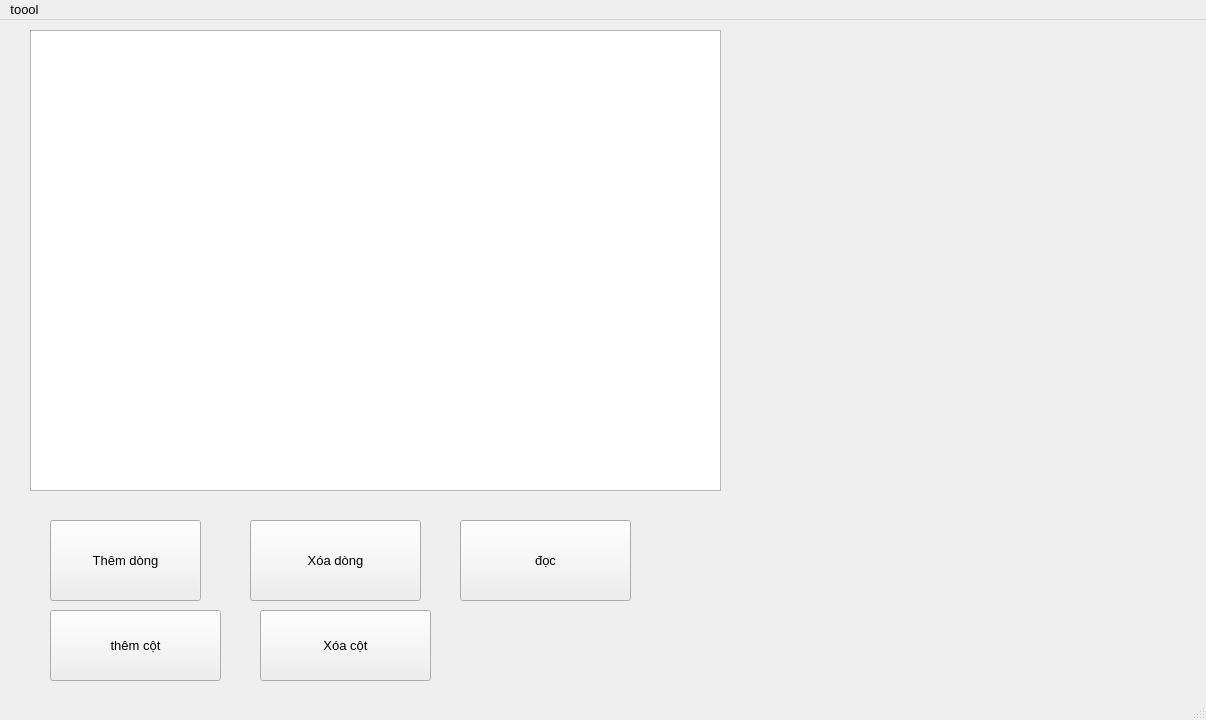
<?xml version="1.0" encoding="UTF-8"?>
<ui version="4.0">
 <class>MainWindow</class>
 <widget class="QMainWindow" name="MainWindow">
  <property name="geometry">
   <rect>
    <x>0</x>
    <y>0</y>
    <width>1206</width>
    <height>720</height>
   </rect>
  </property>
  <property name="font">
   <font>
    <pointsize>10</pointsize>
   </font>
  </property>
  <property name="windowTitle">
   <string>MainWindow</string>
  </property>
  <widget class="QWidget" name="centralwidget">
   <widget class="QTableWidget" name="tableWidget">
    <property name="geometry">
     <rect>
      <x>30</x>
      <y>10</y>
      <width>691</width>
      <height>461</height>
     </rect>
    </property>
   </widget>
   <widget class="QPushButton" name="button_themdong">
    <property name="geometry">
     <rect>
      <x>50</x>
      <y>500</y>
      <width>151</width>
      <height>81</height>
     </rect>
    </property>
    <property name="text">
     <string>Thêm dòng</string>
    </property>
   </widget>
   <widget class="QPushButton" name="button_xoadong">
    <property name="geometry">
     <rect>
      <x>250</x>
      <y>500</y>
      <width>171</width>
      <height>81</height>
     </rect>
    </property>
    <property name="text">
     <string>Xóa dòng</string>
    </property>
   </widget>
   <widget class="QPushButton" name="button_doc">
    <property name="geometry">
     <rect>
      <x>460</x>
      <y>500</y>
      <width>171</width>
      <height>81</height>
     </rect>
    </property>
    <property name="text">
     <string>đọc</string>
    </property>
   </widget>
   <widget class="QPushButton" name="button_themcot">
    <property name="geometry">
     <rect>
      <x>50</x>
      <y>590</y>
      <width>171</width>
      <height>71</height>
     </rect>
    </property>
    <property name="text">
     <string>thêm cột</string>
    </property>
   </widget>
   <widget class="QPushButton" name="buttom_xoacot">
    <property name="geometry">
     <rect>
      <x>260</x>
      <y>590</y>
      <width>171</width>
      <height>71</height>
     </rect>
    </property>
    <property name="text">
     <string>Xóa cột</string>
    </property>
   </widget>
  </widget>
  <widget class="QMenuBar" name="menubar">
   <property name="geometry">
    <rect>
     <x>0</x>
     <y>0</y>
     <width>1206</width>
     <height>21</height>
    </rect>
   </property>
   <widget class="QMenu" name="menutoool">
    <property name="title">
     <string>toool</string>
    </property>
    <addaction name="actionvcl"/>
    <addaction name="actionvcl2"/>
    <addaction name="actionvcl3"/>
   </widget>
   <addaction name="menutoool"/>
  </widget>
  <widget class="QStatusBar" name="statusbar"/>
  <action name="actionvcl">
   <property name="text">
    <string>vcl</string>
   </property>
  </action>
  <action name="actionvcl2">
   <property name="text">
    <string>vcl2</string>
   </property>
  </action>
  <action name="actionvcl3">
   <property name="text">
    <string>vcl3</string>
   </property>
  </action>
 </widget>
 <resources/>
 <connections/>
</ui>
